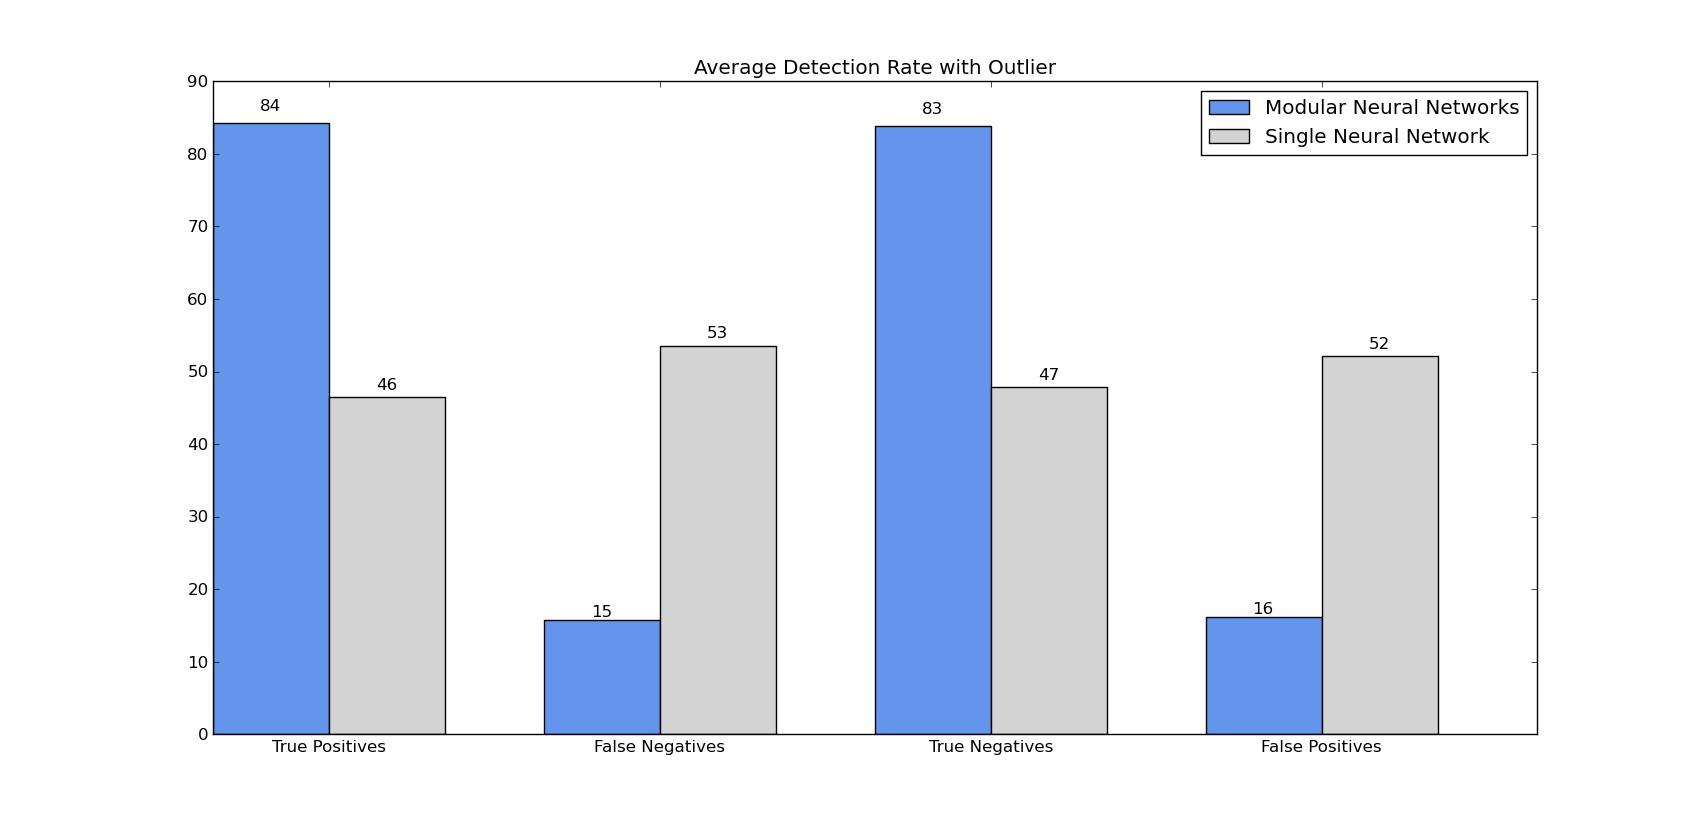

This chart was generated by the following Python code:
#!/usr/bin/env python
# a bar plot with errorbars
import numpy as np
import matplotlib.pyplot as plt

N = 4
modData = (84.2,15.8,83.8,16.2)
#menStd =   (2, 3, 4, 1, 2)

ind = np.arange(N)  # the x locations for the groups
width = 0.35       # the width of the bars

fig = plt.figure()
ax = fig.add_subplot(111)
rects1 = ax.bar(ind, modData, width, color='#6495ed')

nmodData = (46.5,53.5,47.9,52.1)
#womenStd =   (3, 5, 2, 3, 3)
rects2 = ax.bar(ind+width, nmodData, width, color='#d3d3d3')

# add some
ax.set_ylabel('')
ax.set_xlabel('')
ax.set_title('Average Detection Rate with Outlier')
ax.set_xticks(ind+width)
ax.set_xticklabels( ('True Positives', 'False Negatives', 'True Negatives', 'False Positives') )
ax.set_ylim(0,90)
ax.legend( (rects1[0], rects2[0]), ('Modular Neural Networks', 'Single Neural Network') )

def autolabel(rects):
    # attach some text labels
    for rect in rects:
        height = rect.get_height()
        ax.text(rect.get_x()+rect.get_width()/2., 1.02*height, '%d'%int(height),
                ha='center', va='bottom')

autolabel(rects1)
autolabel(rects2)

plt.show()
